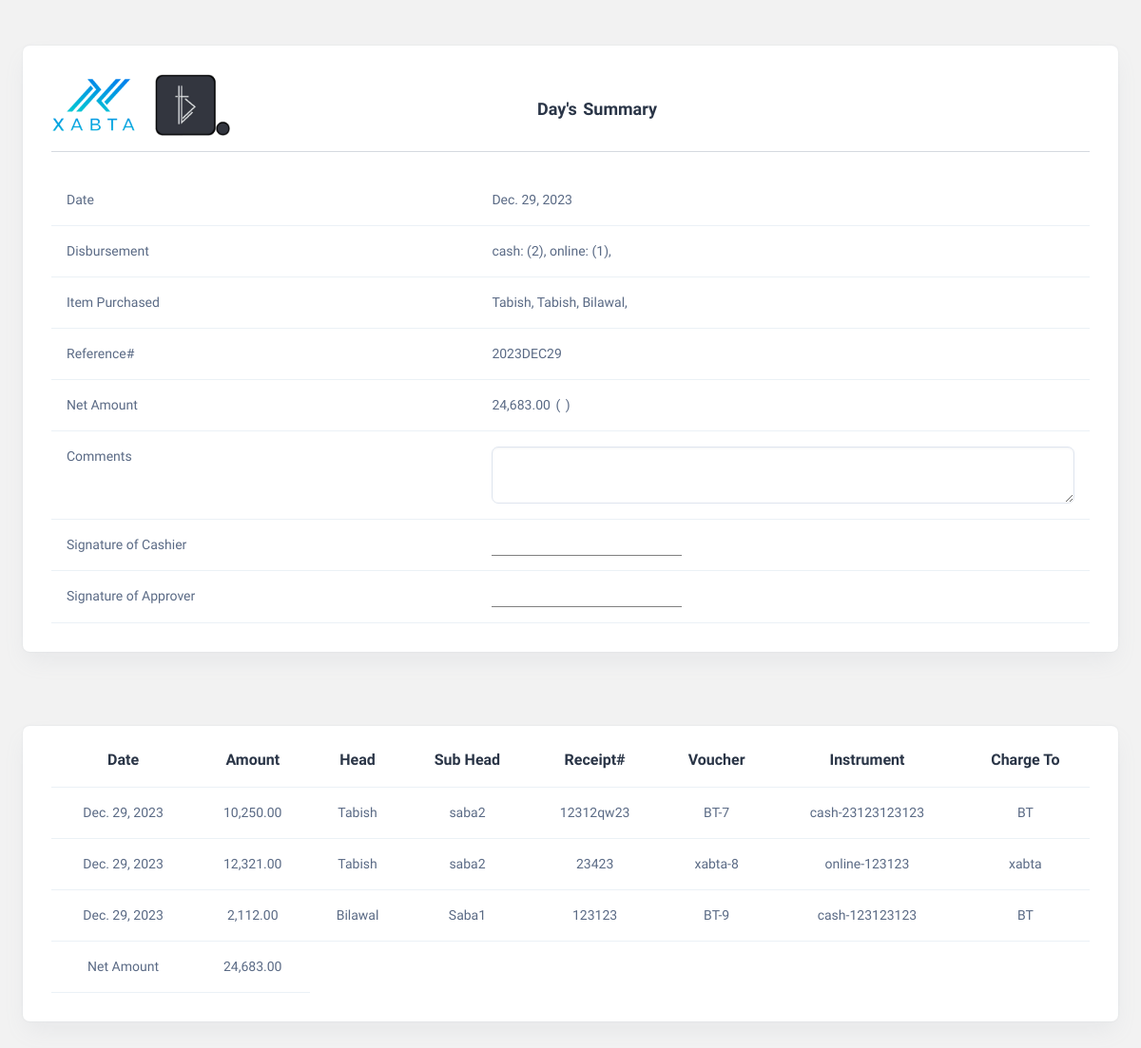
The app's page /summaryfile (signed in), older data.
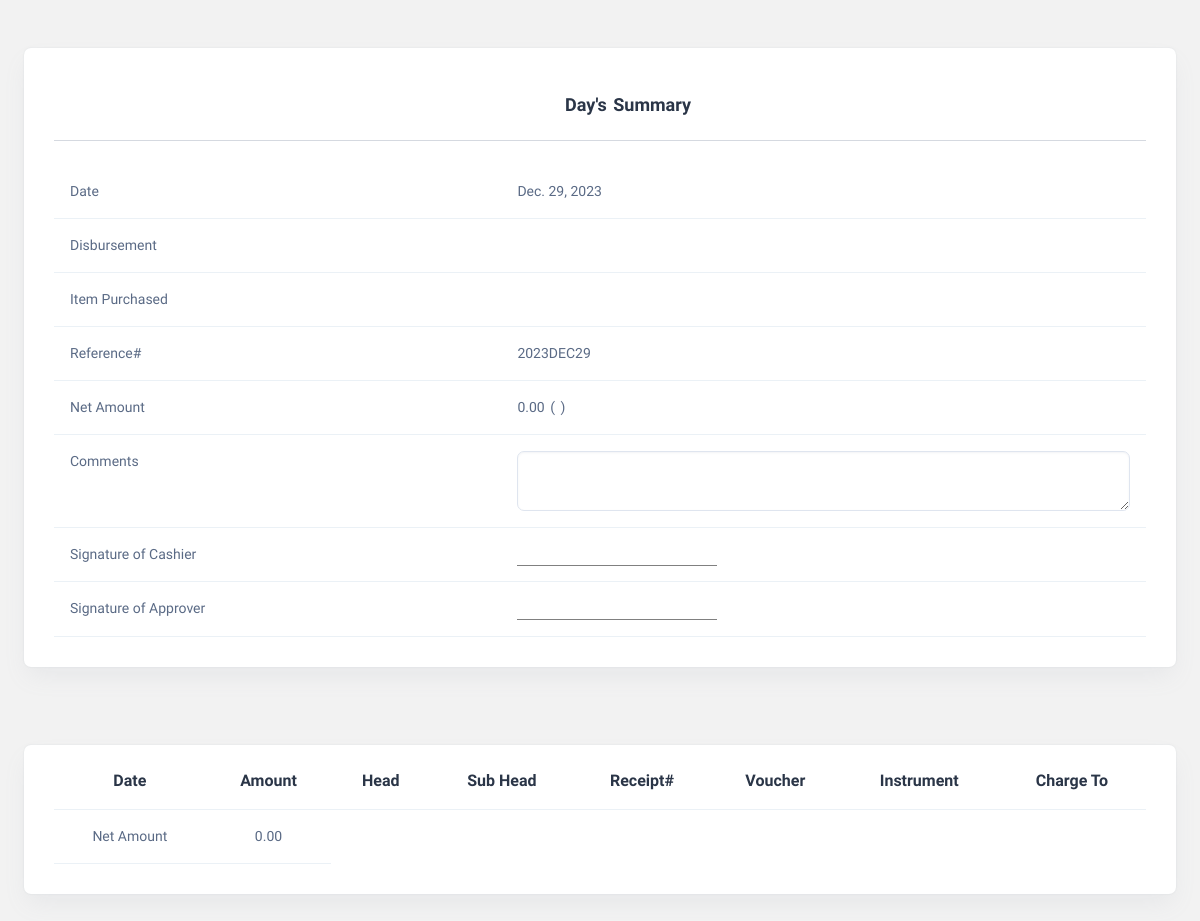
The same page, newer data.
### Accountapp/models.py (models this page shows, shortened)
class AccountingEntry(models.Model):
    date = models.DateField(auto_now_add=True)
    amount = models.DecimalField(max_digits=20, decimal_places=2)
    head = models.ForeignKey(Head, on_delete=models.CASCADE)
    sub_head = models.ForeignKey(Shead, on_delete=models.CASCADE)
    description = models.TextField()
    receipt_number = models.CharField(max_length=20)
    charge_by = models.ForeignKey(
        charge, on_delete=models.CASCADE, null=True, blank=True
    )
    voucher = models.CharField(max_length=50, null=True, blank=True, unique=True)
    paid_by = models.ForeignKey(paid, on_delete=models.CASCADE, null=True, blank=True)
    claim_by = models.ForeignKey(claim, on_delete=models.CASCADE, null=True, blank=True)
    instrument = models.CharField(
        max_length=10,
        null=True,
        blank=True,
        choices=[("cash", "Cash"), ("cheque", "Cheque"), ("online", "Online Transfer")],
    )
    cash_number = models.CharField(max_length=20, default=0, null=True, blank=True)
    cheque_number = models.CharField(max_length=20, default=0, null=True, blank=True)
    online_number = models.CharField(max_length=20, default=0, null=True, blank=True)
    vendors = models.ForeignKey(Vendor, null=True, blank=True, on_delete=models.CASCADE)
    attachments = models.FileField(upload_to="attachments/", null=True, blank=True)
    comments = models.TextField()

class Head(models.Model):
    name = models.CharField(max_length=50)

class Shead(models.Model):
    head = models.ForeignKey(Head, on_delete=models.CASCADE)
    name = models.CharField(max_length=50)
    class Meta:
        verbose_name = "Sub Head"
        verbose_name_plural = "Sub Heads"
    def __str__(self):
        return self.name

class charge(models.Model):
    name = models.CharField(max_length=50)
    class Meta:
        verbose_name = "Charge To"
        verbose_name_plural = "Charge To"
    def __str__(self):
        return self.name

### Accountapp/views.py (the view)
# urls.py: path("summaryfile", views.summary, name="summaryfile"),
@login_required(login_url="signin")
def summary(request):
    today = date.today()
    todayentry = AccountingEntry.objects.filter(date=today)
    amount = 0
    cash = 0
    cheque = 0
    online = 0
    xcount = 0
    bcount = 0
    for i in todayentry:
        amount = amount + i.amount
        if i.instrument == "cash":
            cash = cash + 1
        elif i.instrument == "cheque":
            cheque = cheque + 1
        else:
            online = online + 1
        if i.charge_by == "xabta" or i.charge_by == "Xabta" or i.charge_by == "XABTA":
            xcount = xcount + 1
        elif i.charge_by == "bt" or i.charge_by == "Bt" or i.charge_by == "BT":
            bcount = bcount + 1
    for j in todayentry:
        if (
            str(j.charge_by) == "xabta"
            or str(j.charge_by) == "Xabta"
            or str(j.charge_by) == "XABTA"
        ):
            xcount = xcount + 1
        elif (
            str(j.charge_by) == "bt"
            or str(j.charge_by) == "Bt"
            or str(j.charge_by) == "BT"
        ):
            bcount = bcount + 1
    if xcount != 0 and bcount != 0:
        logo = "showboth"
    elif xcount != 0 and bcount == 0:
        logo = "showxabta"
    elif xcount == 0 and bcount != 0:
        logo = "showbt"
    p = inflect.engine()
    amount_in_words = p.number_to_words(int(amount)).title() + " Rupees"
    return render(request, "summary.html", locals())

### Accountapp/templates/summary.html (shortened to what the changed rows need)
<!DOCTYPE html>
<html lang="en">
  <head>
    {% load static %}
    {% load humanize %}
    <link rel="stylesheet" href="https://code.jquery.com/ui/1.12.1/themes/base/jquery-ui.css" />
    <link rel="stylesheet" href="{% static 'css/styles.min.css' %}" />
    <link rel="stylesheet" href="{% static 'css/custom.css' %}" />
  </head>
  <body>
    <div class="page-wrapper" id="main-wrapper" data-layout="horizontal" data-navbarbg="skin6" data-header-position="fixed">
      <div class="body-wrapper">
        <div class="container-fluid mt-4">
          <div class="card">
            <div class="card-body">
              <div class="row">
                <div class="col-md-12 text-left">
                  {% if logo == 'showboth' %}
                    <div class="d-flex align-items-center justify-content-between col-md-7">
                      <div>
                        <img src="{% static 'images/logos/logo2.png' %}" alt="Logo" class="me-3" style="max-height: 60px;" />
                        <img src="{% static 'images/logos/btfavicon1.png' %}" class="me-2" alt="Logo" style="max-height: 65px;" />
                      </div>
                      <div>
                        <h3 class="card-title fw-semibold text-center mt-3" style="word-spacing: 2px;">Day's Summary</h3>
                      </div>
                    </div>
                  {% else %}
                    <div class="d-flex align-items-center justify-content-end col-md-7">
                      <div>
                        <h3 class="card-title fw-semibold text-center mt-3" style="word-spacing: 2px;">Day's Summary</h3>
                      </div>
                    </div>
                  {% endif %}
                </div>
              </div>
              <div class="row mt-4">
                <div class="col-md-12">
                  <div class="table-responsive">
                    <table class="table text-nowrap mb-0">
                      <tbody>
                        <tr>
                          <td>Disbursement</td>
                          <td>
                            {% if cash %}
                              cash: ({{ cash }}),
                            {% endif %}
                            {% if online %}
                              online: ({{ online }}),
                            {% endif %}
                          </td>
                        </tr>
                        <tr>
                          <td>Item Purchased</td>
                          <td>
                            {% for i in todayentry %}
                              {{ i.head.name }},
                            {% endfor %}
                          </td>
                        </tr>
                        <tr>
                          <td>Net Amount</td>
                          <td style="word-spacing: 2px;">{{ amount|floatformat:2|intcomma }} ( {{ amount_in_words }} )</td>
                        </tr>
                      </tbody>
                    </table>
                  </div>
                </div>
              </div>
            </div>
          </div>
        </div>
        <div class="container-fluid">
          <div class="card">
            <div class="card-body pt-2">
              <div class="table-responsive">
                <table id="accounting-table" class="table text-nowrap mb-0 align-middle">
                  <thead class="text-dark fs-4 text-center">
                    <tr>
                      <th>Date</th>
                      <th>Amount</th>
                      <th>Head</th>
                      <th>Sub Head</th>
                      <th>Receipt#</th>
                      <th>Voucher</th>
                      <th>Instrument</th>
                      <th>Charge To</th>
                    </tr>
                  </thead>
                  <tbody>
                    {% for entry in todayentry|slice:':' %}
                      <tr class="text-center">
                        <td>{{ entry.date }}</td>
                        <td>{{ entry.amount|floatformat:2|intcomma }}</td>
                        <td>{{ entry.head.name }}</td>
                        <td>{{ entry.sub_head }}</td>
                        <td>{{ entry.receipt_number }}</td>
                        <td>{{ entry.voucher }}</td>
                        {% if entry.instrument == 'cash' or entry.instrument == 'Cash' %}
                          <td>{{ entry.instrument }}-{{ entry.cash_number }}</td>
                        {% elif entry.instrument == 'Cheque' or entry.instrument == 'cheque' %}
                          <td>{{ entry.instrument }}-{{ entry.cheque_number }}</td>
                        {% else %}
                          <td>{{ entry.instrument }}-{{ entry.online_number }}</td>
                        {% endif %}
                        <td>{{ entry.charge_by.name }}</td>
                      </tr>
                    {% endfor %}
                    <tr class="text-center">
                      <td>Net Amount</td>
                      <td>{{ amount|floatformat:2|intcomma }}</td>
                    </tr>
                  </tbody>
                </table>
              </div>
            </div>
          </div>
        </div>
      </div>
    </div>
  </body>
</html>

Row changes from the older to the newer data that the page shows:
removed AccountingEntry: head.name "Tabish", date "Dec. 29, 2023", amount "10,250.00", sub_head "saba2", receipt_number "12312qw23", voucher "BT-7", instrument "cash", cash_number "23123123123", charge_by.name "BT"
removed AccountingEntry: head.name "Tabish", date "Dec. 29, 2023", amount "12,321.00", sub_head "saba2", receipt_number "23423", voucher "xabta-8", instrument "online", online_number "123123", charge_by.name "xabta"
removed AccountingEntry: head.name "Bilawal", date "Dec. 29, 2023", amount "2,112.00", sub_head "Saba1", receipt_number "123123", voucher "BT-9", instrument "cash", cash_number "123123123", charge_by.name "BT"
Text that changed along with them:
{{ amount|floatformat:2|intcomma }}: "24,683.00" → "0.00"
{{ cash }}: "2" → (not shown)
{{ online }}: "1" → (not shown)
text no longer shown: "cash: ( ), online: ( ),"
